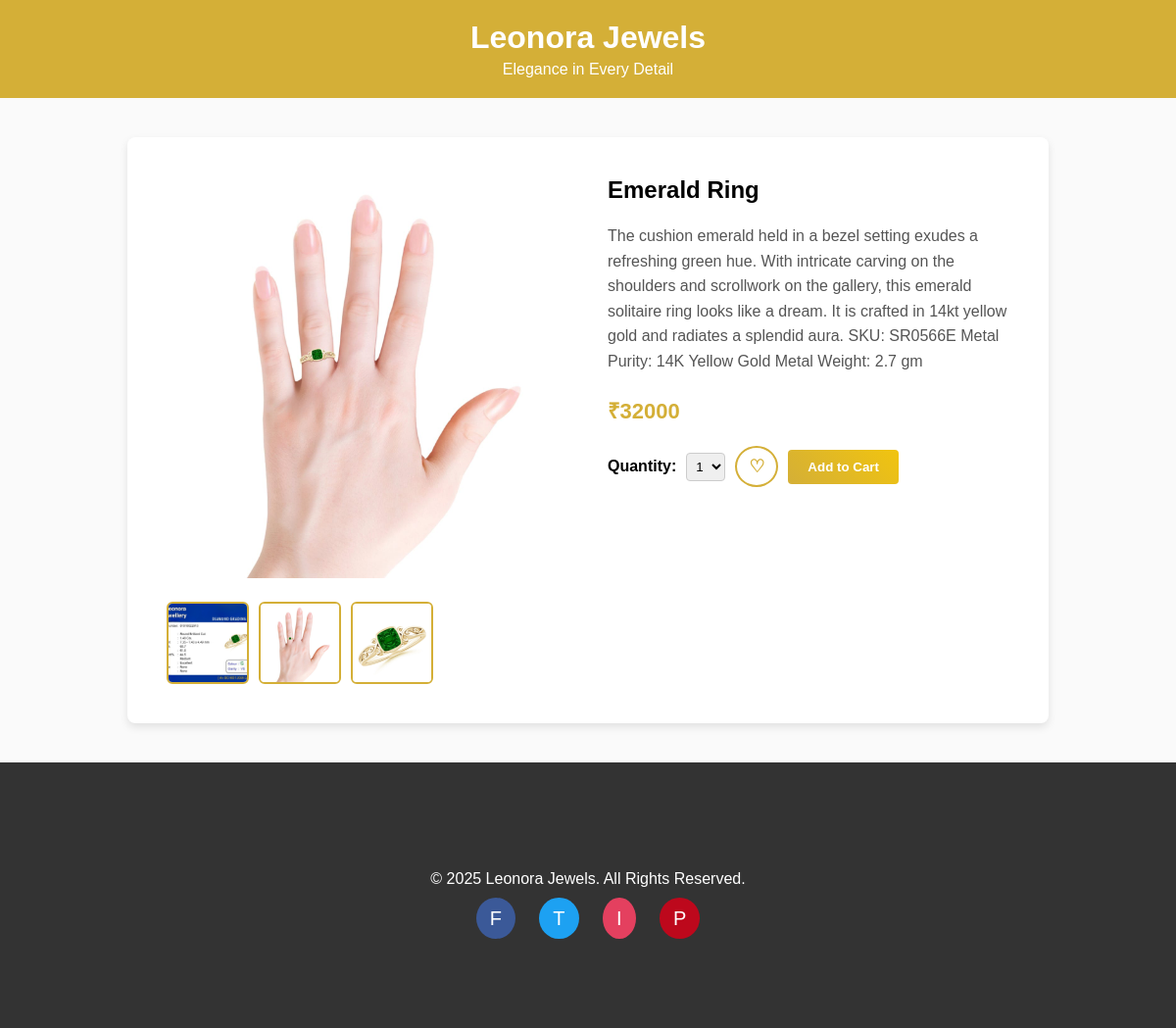
The app's page /singlepr/5/ with its own data.
### app2/models.py (models this page shows, shortened)
class product_details(models.Model):
    title = models.CharField(max_length=50)
    description = models.TextField()
    image = models.ImageField(upload_to='images/')
    price = models.IntegerField()
    category = models.CharField(
        max_length=50,
        choices=[
            ("gold", "Gold"),
            ("silver", "Silver"),
            ("diamond", "Diamond"),
            ("traditional", "Traditional"),
            ("fashion", "Fashion"),
        ],
        default="fashion"
    )

class Gallery(models.Model):
    product = models.ForeignKey(
        product_details,
        related_name="gallery",
        on_delete=models.CASCADE
    )
    image = models.ImageField(upload_to='products/gallery/')

### app2/views.py (the view)
# urls.py: path('singlepr/<int:id>/',views.singleproduct,name='singleproduct'),
def singleproduct(request,id):
    image=get_object_or_404(product_details,id=id)
    return render(request,"product.html",{"image":image})

### app2/templates/product.html (shortened to what this page needs)
{% load static %}
<!DOCTYPE html>
<html lang="en">
<head>
</head>
<body style="font-family:Arial, sans-serif; margin:0; padding:0; background:#fafafa;">
  <header style="background:#d4af37; color:#fff; text-align:center; padding:20px;">
    <h1 style="margin:0;">Leonora Jewels</h1>
    <p style="margin:5px 0 0;">Elegance in Every Detail</p>
  </header>
  <section style="max-width:900px; margin:40px auto; display:flex; background:#fff; padding:20px; border-radius:8px; box-shadow:0 4px 8px rgba(0,0,0,0.1);">
    <div style="flex:1; padding:20px;">
      <img id="mainImage" src="{{ image.image.url }}" alt="{{ image.title }}"
           style="max-width:100%; border-radius:8px;">
      <div style="display:flex; gap:10px; margin-top:20px; flex-wrap:wrap;">
        {% for g in image.gallery.all %}
          <img src="{{ g.image.url }}"
               onclick="document.getElementById('mainImage').src=this.src"
               class="thumb-img">
        {% endfor %}
      </div>
    </div>
    <div style="flex:1; padding:20px;">
      <h2 style="margin-top:0;">{{ image.title }}</h2>
      <p style="color:#555; line-height:1.6;">{{ image.description }}</p>
      <p style="font-size:22px; font-weight:bold; color:#d4af37;">₹{{ image.price }}</p>
      <form method="POST" action="{% url 'add_to_cart' image.id %}">
        <div style="display:flex; align-items:center; gap:10px;">
          <label style="font-weight:bold;">Quantity:</label>
          <select name="quantity" style="padding:5px; border:1px solid #ccc; border-radius:4px;">
            {% for i in "12345" %}
              <option value="{{ i }}">{{ i }}</option>
            {% endfor %}
          </select>
          <a href="#"
             style="display:inline-block; padding:8px 12px; background:#fff;
                    border:2px solid #d4af37; border-radius:50%;
                    font-size:18px; color:#d4af37; text-decoration:none;
                    font-weight:bold; text-align:center;">
            ♡
          </a>
          <button type="submit"
             style="padding:10px 20px; background:linear-gradient(45deg,#d4af37,#f1c40f);
                    color:#fff; border:none; border-radius:4px; text-decoration:none; font-weight:600; cursor:pointer;">
            Add to Cart
          </button>
        </div>
      </form>
    </div>
  </section>
  <footer style="background:#333; color:#fff; text-align:center; padding:100px;">
    <p style="margin:10px 0;">&copy; 2025 Leonora Jewels. All Rights Reserved.</p>
    <div style="margin-top:20px;">
      <a href="#" style="margin:0 10px; text-decoration:none; font-size:20px; color:#fff; background:#3b5998; padding:10px 14px; border-radius:50%;">F</a>
      <a href="#" style="margin:0 10px; text-decoration:none; font-size:20px; color:#fff; background:#1da1f2; padding:10px 14px; border-radius:50%;">T</a>
      <a href="#" style="margin:0 10px; text-decoration:none; font-size:20px; color:#fff; background:#e4405f; padding:10px 14px; border-radius:50%;">I</a>
      <a href="#" style="margin:0 10px; text-decoration:none; font-size:20px; color:#fff; background:#bd081c; padding:10px 14px; border-radius:50%;">P</a>
    </div>
  </footer>
</body>
</html>

### app2/templates/product.html (style rules this page uses)
.thumb-img { width: 80px; height: 80px; object-fit: cover; border-radius: 6px; cursor: pointer; border: 2px solid #d4af37; transition: 0.2s; }

### records on screen
product_details: image (picture), title "Emerald Ring", description "The cushion emerald held in a bezel setting exudes a refreshing green hue. With intricate carving on the shoulders and scrollwork on the gallery, this emerald solitaire ring looks like a dream. It is crafted in 14kt yellow gold and radiates a splendid aura. SKU: SR0566E Metal Purity: 14K Yellow Gold Metal Weight: 2.7 gm", price "32000"
Gallery: image (picture)
Gallery: image (picture)
Gallery: image (picture)

### other values on screen
form field quantity "1"
